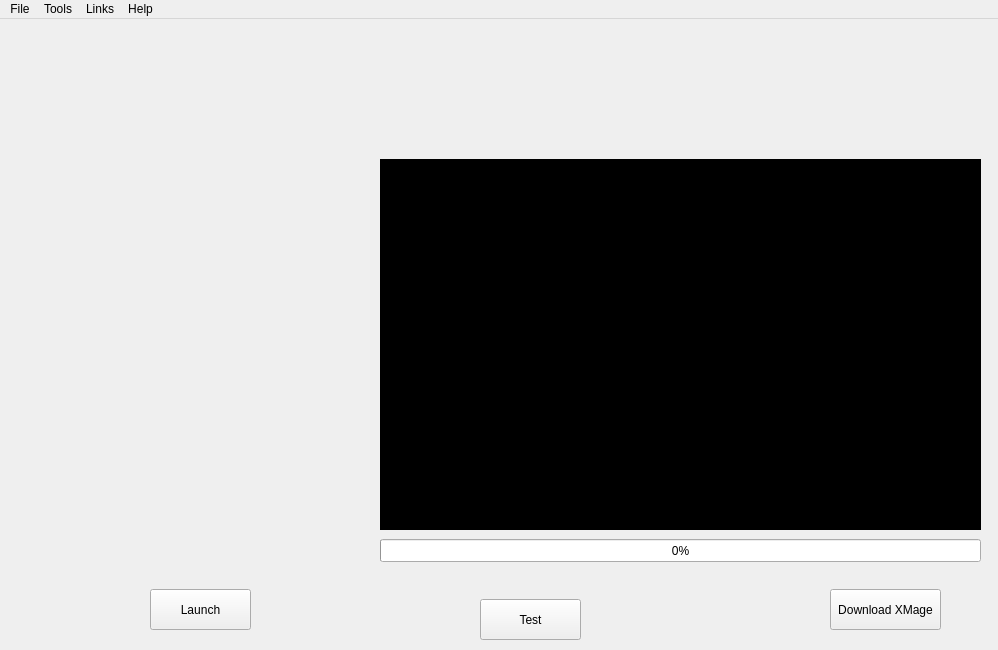
<?xml version="1.0" encoding="UTF-8"?>
<ui version="4.0">
 <class>MainWindow</class>
 <widget class="QMainWindow" name="MainWindow">
  <property name="geometry">
   <rect>
    <x>0</x>
    <y>0</y>
    <width>998</width>
    <height>650</height>
   </rect>
  </property>
  <property name="windowTitle">
   <string>XMage Launcher</string>
  </property>
  <property name="windowIcon">
   <iconset resource="resources/resources.qrc">
    <normaloff>:/icon-mage.png</normaloff>:/icon-mage.png</iconset>
  </property>
  <widget class="QWidget" name="centralwidget">
   <widget class="QPushButton" name="testButton">
    <property name="geometry">
     <rect>
      <x>480</x>
      <y>580</y>
      <width>101</width>
      <height>41</height>
     </rect>
    </property>
    <property name="text">
     <string>Test</string>
    </property>
   </widget>
   <widget class="QPushButton" name="launchButton">
    <property name="geometry">
     <rect>
      <x>150</x>
      <y>570</y>
      <width>101</width>
      <height>41</height>
     </rect>
    </property>
    <property name="text">
     <string>Launch</string>
    </property>
   </widget>
   <widget class="QLabel" name="logo">
    <property name="geometry">
     <rect>
      <x>810</x>
      <y>10</y>
      <width>171</width>
      <height>97</height>
     </rect>
    </property>
    <property name="text">
     <string/>
    </property>
    <property name="pixmap">
     <pixmap resource="resources/resources.qrc">:/label-xmage.png</pixmap>
    </property>
    <property name="scaledContents">
     <bool>true</bool>
    </property>
   </widget>
   <widget class="QPlainTextEdit" name="log">
    <property name="geometry">
     <rect>
      <x>380</x>
      <y>140</y>
      <width>601</width>
      <height>371</height>
     </rect>
    </property>
    <property name="styleSheet">
     <string notr="true">background-color: black;
color: white;</string>
    </property>
    <property name="readOnly">
     <bool>true</bool>
    </property>
   </widget>
   <widget class="QPushButton" name="downloadButton">
    <property name="enabled">
     <bool>true</bool>
    </property>
    <property name="geometry">
     <rect>
      <x>830</x>
      <y>570</y>
      <width>111</width>
      <height>41</height>
     </rect>
    </property>
    <property name="text">
     <string>Download XMage</string>
    </property>
   </widget>
   <widget class="QProgressBar" name="progressBar">
    <property name="enabled">
     <bool>true</bool>
    </property>
    <property name="geometry">
     <rect>
      <x>380</x>
      <y>520</y>
      <width>601</width>
      <height>23</height>
     </rect>
    </property>
    <property name="value">
     <number>0</number>
    </property>
    <property name="textVisible">
     <bool>true</bool>
    </property>
   </widget>
  </widget>
  <widget class="QMenuBar" name="menubar">
   <property name="geometry">
    <rect>
     <x>0</x>
     <y>0</y>
     <width>998</width>
     <height>19</height>
    </rect>
   </property>
   <widget class="QMenu" name="menuFile">
    <property name="title">
     <string>File</string>
    </property>
    <addaction name="actionQuit"/>
   </widget>
   <widget class="QMenu" name="menuTools">
    <property name="title">
     <string>Tools</string>
    </property>
    <addaction name="actionSettings"/>
   </widget>
   <widget class="QMenu" name="menuLinks">
    <property name="title">
     <string>Links</string>
    </property>
    <addaction name="actionForum"/>
    <addaction name="actionWebsite"/>
   </widget>
   <widget class="QMenu" name="menuHelp">
    <property name="title">
     <string>Help</string>
    </property>
    <addaction name="actionAbout"/>
   </widget>
   <addaction name="menuFile"/>
   <addaction name="menuTools"/>
   <addaction name="menuLinks"/>
   <addaction name="menuHelp"/>
  </widget>
  <action name="actionQuit">
   <property name="text">
    <string>Quit</string>
   </property>
  </action>
  <action name="actionSettings">
   <property name="text">
    <string>Settings</string>
   </property>
  </action>
  <action name="actionForum">
   <property name="text">
    <string>Forum</string>
   </property>
  </action>
  <action name="actionWebsite">
   <property name="text">
    <string>Website</string>
   </property>
  </action>
  <action name="actionAbout">
   <property name="text">
    <string>About</string>
   </property>
  </action>
 </widget>
 <resources>
  <include location="resources/resources.qrc"/>
 </resources>
 <connections/>
</ui>
